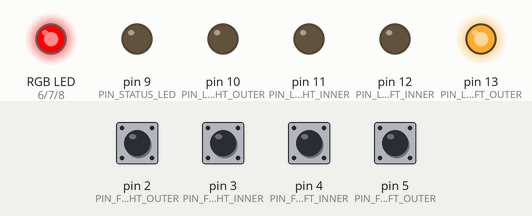
Simulated run of this sketch. Board: Arduino Uno, built with avr-gcc and run on an emulated ATmega328P. Shown: an RGB LED mixed from three pins (HIGH = lit), output pins drawn as LEDs (lit = HIGH). Inputs (shaded band) come from the test bench; at power-on: pin 2 (PIN_FSW_RIGHT_OUTER), pin 3 (PIN_FSW_RIGHT_INNER), pin 4 (PIN_FSW_LEFT_INNER), pin 5 (PIN_FSW_LEFT_OUTER) HIGH. What the sketch prints to the serial monitor is not drawn.

Above: at 5.2 s.
5.3 s: pin 2 (PIN_FSW_RIGHT_OUTER) pulled LOW for 0.15 s
At 6.1 s:
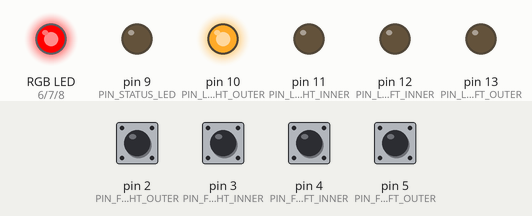
6.9 s: pin 3 (PIN_FSW_RIGHT_INNER) pulled LOW for 0.15 s
At 7.4 s:
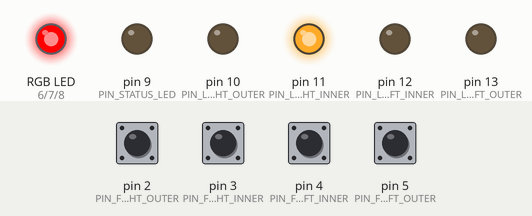
8.5 s: pin 4 (PIN_FSW_LEFT_INNER) pulled LOW for 0.15 s
At 9.7 s:
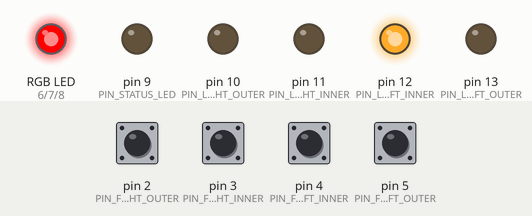
10.1 s: pin 5 (PIN_FSW_LEFT_OUTER) pulled LOW for 0.15 s
At 11.0 s:
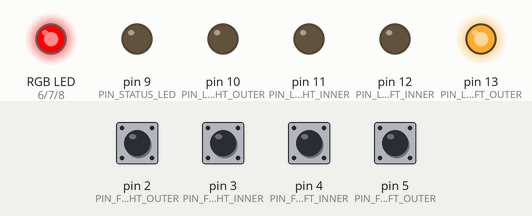
11.7 s: pin 2 (PIN_FSW_RIGHT_OUTER) pulled LOW for 1 s
At 12.2 s:
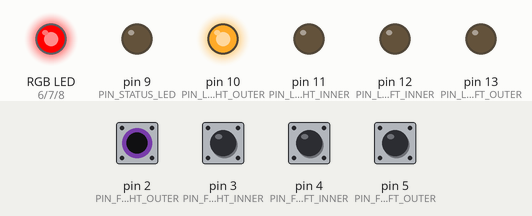
14.2 s: pin 3 (PIN_FSW_RIGHT_INNER) pulled LOW for 1 s
At 15.3 s:
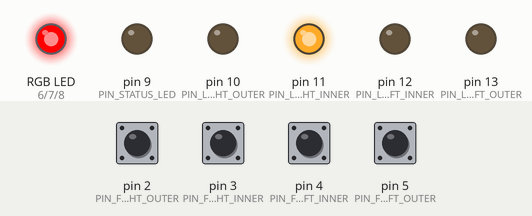
Timing chart, 0 to 17.2 s (numbered marks = the images above; inputs shaded):
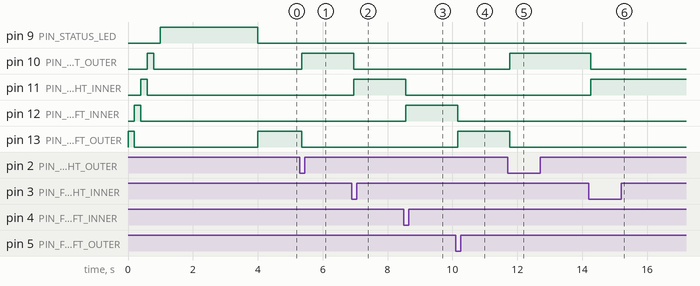

The sketch:

MidiFootSwitch.ino
```cpp
#define DEBUG

#define MIDI_PC_CMD_ID 0xC0
#define MIDI_CHANNEL 0x02
#define MIDI_PC_CMD (MIDI_PC_CMD_ID + MIDI_CHANNEL)

#define PIN_RGB_LED_RED 6
#define PIN_RGB_LED_GREEN 7
#define PIN_RGB_LED_BLUE 8
#define PIN_STATUS_LED 9
#define PIN_FSW_LEFT_OUTER 5
#define PIN_FSW_LEFT_INNER 4
#define PIN_FSW_RIGHT_INNER 3
#define PIN_FSW_RIGHT_OUTER 2
#define PIN_LED_LEFT_OUTER 13
#define PIN_LED_LEFT_INNER 12
#define PIN_LED_RIGHT_INNER 11
#define PIN_LED_RIGHT_OUTER 10

#define NUM_BUTTONS 4
#define PRESETS_PER_BANK NUM_BUTTONS
#define BANK_MIN 0
#define BANK_MAX 2
#define PRESET_MIN 0
#define PRESET_MAX 11

uint8_t currentBank = 0x00;
uint8_t currentPreset = 0x00;
bool hasPendingActions = false;

const unsigned long multipressDebounceDelay = 20;
const unsigned long debounceDelay = 40;

typedef struct Button {
    unsigned long timeMostRecentlyEqual;
    unsigned long timeWhenPendingStarted;
    bool actionPending;
    bool isPressed;
    uint8_t pin;
    uint8_t ledPin;
    uint8_t lastState;
} Button;

Button buttons[NUM_BUTTONS] = {
    { .timeMostRecentlyEqual=0xffffffff, .timeWhenPendingStarted=0x00000000, .actionPending=false, .isPressed=false, .pin=PIN_FSW_LEFT_OUTER, .ledPin=PIN_LED_LEFT_OUTER, .lastState=HIGH },
    { .timeMostRecentlyEqual=0xffffffff, .timeWhenPendingStarted=0x00000000, .actionPending=false, .isPressed=false, .pin=PIN_FSW_LEFT_INNER, .ledPin=PIN_LED_LEFT_INNER, .lastState=HIGH },
    { .timeMostRecentlyEqual=0xffffffff, .timeWhenPendingStarted=0x00000000, .actionPending=false, .isPressed=false, .pin=PIN_FSW_RIGHT_INNER, .ledPin=PIN_LED_RIGHT_INNER, .lastState=HIGH },
    { .timeMostRecentlyEqual=0xffffffff, .timeWhenPendingStarted=0x00000000, .actionPending=false, .isPressed=false, .pin=PIN_FSW_RIGHT_OUTER, .ledPin=PIN_LED_RIGHT_OUTER, .lastState=HIGH }
};

void SetRgbLed(uint8_t r, uint8_t g, uint8_t b) {
    digitalWrite(PIN_RGB_LED_RED, r);
    digitalWrite(PIN_RGB_LED_GREEN, g);
    digitalWrite(PIN_RGB_LED_BLUE, b);
}

void UpdateLeds(uint8_t bank, uint8_t preset) {
    switch (bank) {
        case 0: SetRgbLed(HIGH, LOW, LOW); break;
        case 1: SetRgbLed(LOW, HIGH, LOW); break;
        case 2: SetRgbLed(LOW, LOW, HIGH); break;
    }
    for (int i = 0; i < NUM_BUTTONS; i++) {
        digitalWrite(buttons[i].ledPin, LOW);
    }
    short pbDiff = preset - (bank * 4);
    if (pbDiff < PRESETS_PER_BANK || pbDiff >= 0) {
        digitalWrite(buttons[pbDiff].ledPin, HIGH);
    }
}

void SendMidiPc(uint8_t program_number) {
    Serial.write(MIDI_PC_CMD);
    Serial.write(program_number);
}

void setup() {

    // Serial.begin(115200);
    // Set MIDI baud rate:
    Serial.begin(31250);

    pinMode(PIN_RGB_LED_RED, OUTPUT);
    pinMode(PIN_RGB_LED_GREEN, OUTPUT);
    pinMode(PIN_RGB_LED_BLUE, OUTPUT);
    pinMode(PIN_STATUS_LED, OUTPUT);

    digitalWrite(PIN_RGB_LED_RED, LOW);
    digitalWrite(PIN_RGB_LED_GREEN, LOW);
    digitalWrite(PIN_RGB_LED_BLUE, LOW);
    digitalWrite(PIN_STATUS_LED, LOW);

    for (int i = 0; i < NUM_BUTTONS; i++) {
        pinMode(buttons[i].pin, INPUT_PULLUP);
        pinMode(buttons[i].ledPin, OUTPUT);
        digitalWrite(buttons[i].ledPin, HIGH);
        delay(200);
        digitalWrite(buttons[i].ledPin, LOW);
    }

    // status led on for 3 seconds to indicate termination of power-on sequence
    delay(200);
    digitalWrite(PIN_STATUS_LED, HIGH);
    delay(3000);
    digitalWrite(PIN_STATUS_LED, LOW);

    // startup at preset 0, bank 0
    currentBank = 0;
    currentPreset = 0;
    digitalWrite(PIN_RGB_LED_RED, HIGH);
    digitalWrite(buttons[0].ledPin, HIGH);
}

void loop() {

    uint8_t reading;
    for (int i = 0; i < NUM_BUTTONS; i++) {
        reading = digitalRead(buttons[i].pin);
        if (reading == buttons[i].lastState)
            buttons[i].timeMostRecentlyEqual = millis();
        else if (millis() - buttons[i].timeMostRecentlyEqual > debounceDelay) {
            buttons[i].lastState = reading;
            if (reading == LOW) {
                buttons[i].timeWhenPendingStarted = millis();
                buttons[i].actionPending = true;
            }
            // Serial.print(i);
            // Serial.print(" changed to ");
            // Serial.println(buttons[i].lastState);
        }
    }
    // both left buttons pressed
    if (buttons[0].actionPending
        && buttons[1].actionPending
        && (millis() - buttons[0].timeWhenPendingStarted > multipressDebounceDelay
            || millis() - buttons[1].timeWhenPendingStarted > multipressDebounceDelay)) {

        // Serial.println("bank down");

        // bank down
        if (currentBank == 0)
            currentBank = 2;
        else
            currentBank--;
        UpdateLeds(currentBank, currentPreset);
        SendMidiPc(currentPreset);

        buttons[0].actionPending = false;
        buttons[1].actionPending = false;
        buttons[0].timeWhenPendingStarted = 0xffffffff;
        buttons[1].timeWhenPendingStarted = 0xffffffff;
    }
    // both right buttons pressed
    if (buttons[2].actionPending
        && buttons[3].actionPending
        && (millis() - buttons[2].timeWhenPendingStarted > multipressDebounceDelay
            || millis() - buttons[3].timeWhenPendingStarted > multipressDebounceDelay)) {

        // Serial.println("bank up");

        // bank up
        if (currentBank == 2)
            currentBank = 0;
        else
            currentBank++;
        UpdateLeds(currentBank, currentPreset);
        SendMidiPc(currentPreset);

        buttons[2].actionPending = false;
        buttons[3].actionPending = false;
        buttons[2].timeWhenPendingStarted = 0xffffffff;
        buttons[3].timeWhenPendingStarted = 0xffffffff;
    }
    for (int i = 0; i < NUM_BUTTONS; i++) {
        if (buttons[i].actionPending && millis() - buttons[i].timeWhenPendingStarted > multipressDebounceDelay) {

            // Serial.print("preset ");
            // Serial.println(i);

            // change preset
            currentPreset = currentBank * PRESETS_PER_BANK + i;
            UpdateLeds(currentBank, currentPreset);
            SendMidiPc(currentPreset);

            buttons[i].actionPending = false;
            buttons[i].timeWhenPendingStarted = 0xffffffff;
        }
    }
}
```

Measured:
- after the input at 5.3 s, pin 10 (PIN_LED_RIGHT_OUTER): LOW → HIGH after 0.06 s; pin 13 (PIN_LED_LEFT_OUTER): HIGH → LOW after 0.06 s
- after the input at 6.9 s, pin 10 (PIN_LED_RIGHT_OUTER): HIGH → LOW after 0.06 s; pin 11 (PIN_LED_RIGHT_INNER): LOW → HIGH after 0.06 s
- after the input at 8.5 s, pin 11 (PIN_LED_RIGHT_INNER): HIGH → LOW after 0.06 s; pin 12 (PIN_LED_LEFT_INNER): LOW → HIGH after 0.06 s
- after the input at 10.1 s, pin 12 (PIN_LED_LEFT_INNER): HIGH → LOW after 0.06 s; pin 13 (PIN_LED_LEFT_OUTER): LOW → HIGH after 0.06 s
- after the input at 11.7 s, pin 10 (PIN_LED_RIGHT_OUTER): LOW → HIGH after 0.06 s; pin 13 (PIN_LED_LEFT_OUTER): HIGH → LOW after 0.06 s
- after the input at 14.2 s, pin 10 (PIN_LED_RIGHT_OUTER): HIGH → LOW after 0.06 s; pin 11 (PIN_LED_RIGHT_INNER): LOW → HIGH after 0.06 s
